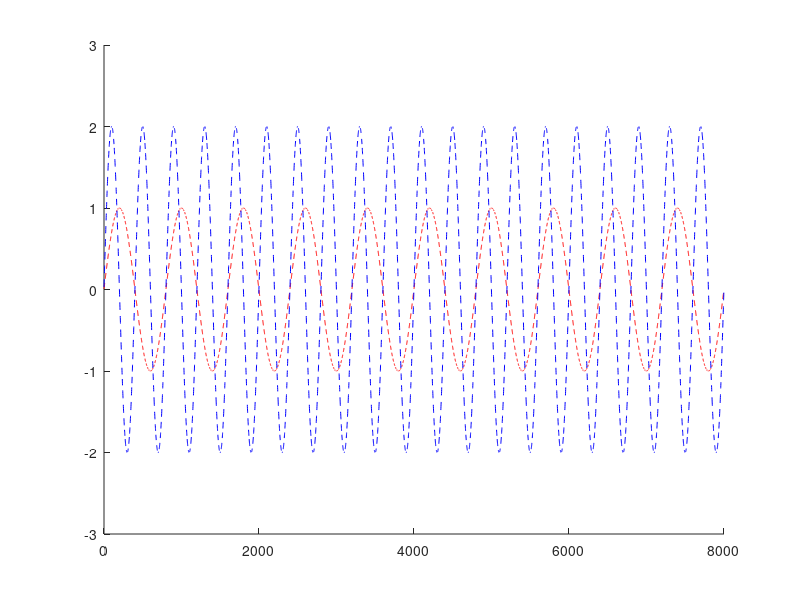

The MATLAB script that drew this image:
fs=8000;
tax=(0:fs-1)/fs;

% delta pulse to input energy, for testing
del=[1 zeros(1,fs-1)];

amps=[1 2];
fos=[10 20];

ampscales=pi./(fs./fos)*2;
alphas=(2*pi.*fos)/fs;



% numerators
bs=[ampscales(1)*amps(1) 0 0];
if length(amps) > 1 
    counter=2;
    for n=amps(2:end)
        bs=[bs; ampscales(counter)*n 0 0];
        counter=counter+1;
    end
end

as=[1 -2*cos(alphas(1)) 1];
if length(alphas) > 1
    for n=alphas(2:end)
        as=[as; 1 -2*cos(n) 1];
    end
end
    


f1=filter(bs(1,1:end), as(1,1:end), del); % excite oscillator
f2=filter(bs(2,1:end), as(2,1:end), del);


[r1,t1]=impz(f1);
[r2,t2]=impz(f2);

hold on
plot(t1,r1,'r--')
plot(t2,r2,'b--')

